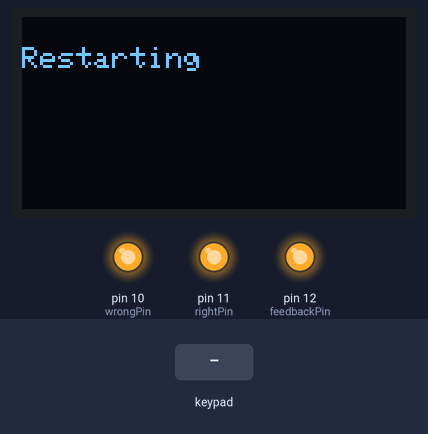
Bench run of a sketch on a simulated Arduino Uno, built with avr-gcc and run on an emulated ATmega328P. Parts: 128×64 one-colour display, output pins drawn as LEDs (lit = HIGH). Inputs (shaded band) come from the test bench.

Above: at 0.2 s.
4.4 s: key 'D' pressed
At 5.2 s:
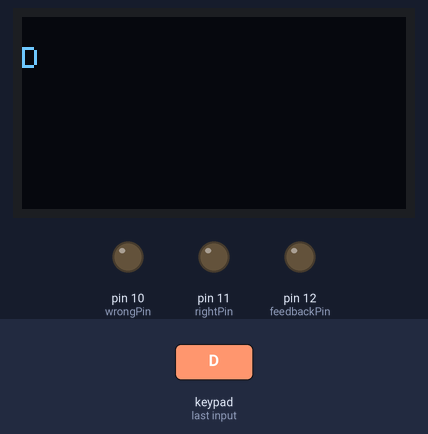
6.0 s: keypad keys 0 6 5 1 # pressed 0.4 s apart
At 9.3 s:
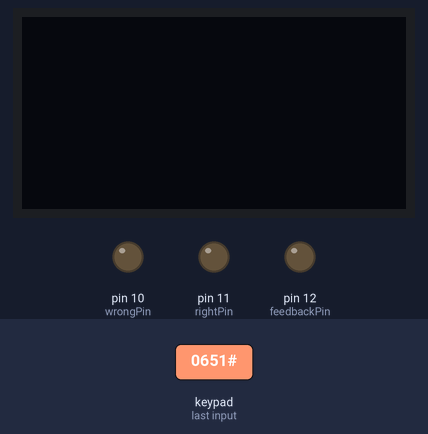
9.6 s: key 'C' pressed
At 10.8 s:
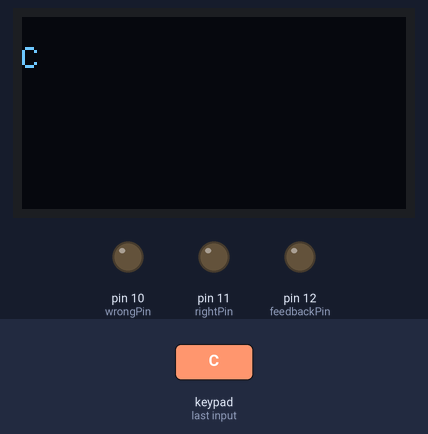
11.2 s: keypad keys 0 6 5 1 D pressed 0.4 s apart
At 13.6 s:
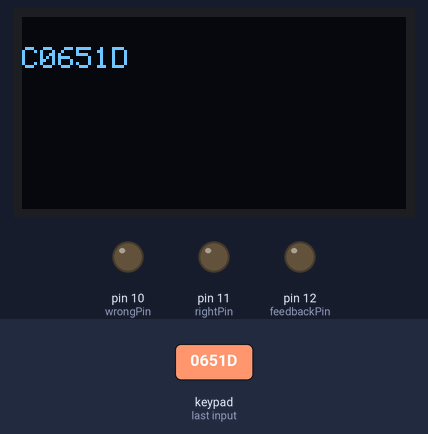
14.7 s: key 'B' pressed
At 15.5 s:
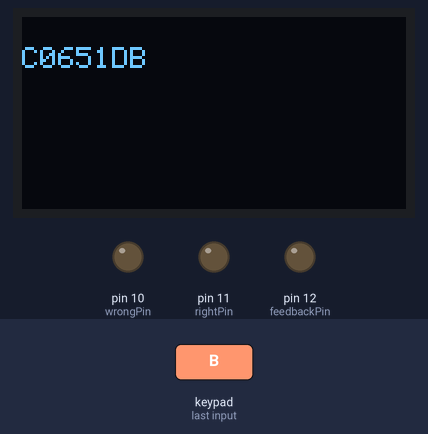
16.3 s: key 'A' pressed
At 17.9 s:
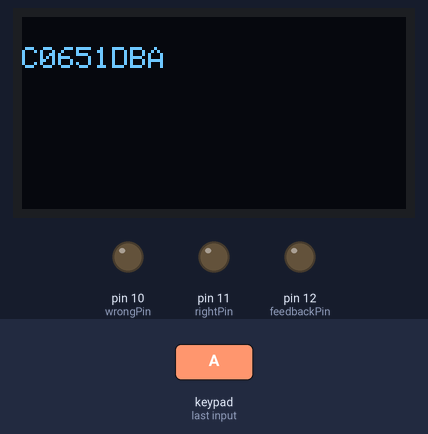
Timing chart, 0 to 18.9 s (numbered marks = the images above; inputs shaded):
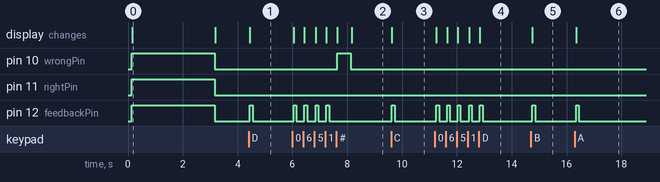

Measured:
- after the input at 4.4 s, pin 12 (feedbackPin): LOW → HIGH after 0.05 s, → LOW 0.10 s later; the display: changes after 0.05 s (image 1)
- after the input at 6.0 s, pin 10 (wrongPin): LOW → HIGH after 1.6 s, → LOW 0.50 s later; pin 12 (feedbackPin): alternates HIGH for 0.10 s and LOW for 0.29 s, 8 changes in all, then stays LOW, starting at once; the display: first changes at once (image 2 shows a later state)
- after the input at 9.6 s, pin 12 (feedbackPin): LOW → HIGH at once, → LOW 0.10 s later; the display: changes at once (image 3)
- after the input at 11.2 s, pin 12 (feedbackPin): alternates HIGH for 0.10 s and LOW for 0.29 s, 10 changes in all, then stays LOW, starting after 0.05 s; the display: first changes after 0.05 s (image 4 shows a later state)
- after the input at 14.7 s, pin 12 (feedbackPin): LOW → HIGH after 0.05 s, → LOW 0.10 s later; the display: changes after 0.05 s (image 5)
- after the input at 16.3 s, pin 12 (feedbackPin): LOW → HIGH after 0.05 s, → LOW 0.10 s later; the display: changes after 0.05 s (image 6)
- what the display in image 0 shows lasts 3.0 s, from 0.2 s to 3.2 s

The sketch:

keypad.ino
```cpp
#include <Keypad.h>
#include <Key.h>

#include <Adafruit_GFX.h>  // Include core graphics library for the display
#include <Adafruit_SSD1306.h>  // Include Adafruit_SSD1306 library to drive the display


Adafruit_SSD1306 display(128, 64);  // Create display

const byte ROWS = 4; //four rows

const byte COLS = 4; //three columns

char keys[ROWS][COLS] = {

  {'D','C','B','A'},

  {'#','9','6','3'},

  {'0','8','5','2'},

  {'*','7','4','1'}

};

byte rowPins[ROWS] = {5, 4, 3, 2}; //connect to the row pinouts of the keypad

byte colPins[COLS] = {9, 8, 7, 6}; //connect to the column pinouts of the keypad

Keypad keypad = Keypad( makeKeymap(keys), rowPins, colPins, ROWS, COLS );

const int wrongPin = 10;
const int rightPin = 11;
const int feedbackPin = 12;

void setup(){

  pinMode(wrongPin,OUTPUT);
  pinMode(rightPin,OUTPUT);
  pinMode(feedbackPin,OUTPUT);

  delay(100);  // This delay is needed to let the display to initialize

  display.begin(SSD1306_SWITCHCAPVCC, 0x3C);  // Initialize display with the I2C address of 0x3C

  display.clearDisplay();  // Clear the buffer

  display.setTextColor(WHITE);  // Set color of the text

  display.setRotation(2);  // Set orientation. Goes from 0, 1, 2 or 3

  display.setTextWrap(false);  // By default, long lines of text are set to automatically “wrap” back to the leftmost column.
                               // To override this behavior (so text will run off the right side of the display - useful for
                               // scrolling marquee effects), use setTextWrap(false). The normal wrapping behavior is restored
                               // with setTextWrap(true).

  display.dim(0);  //Set brightness (0 is maximun and 1 is a little dim)


  //display.setFont(&FreeMono9pt7b);  // Set a custom font
  //display.setTextSize(0);
  display.setCursor(0, 10);  // (x,y)
  display.println("Restarting");  // Text or value to print
  digitalWrite(wrongPin,HIGH);
  digitalWrite(rightPin,HIGH);
  digitalWrite(feedbackPin,HIGH);
  display.display();
  delay(3000);
  display.clearDisplay();
  digitalWrite(wrongPin,LOW);
  digitalWrite(rightPin,LOW);
  digitalWrite(feedbackPin,LOW);
}

String pass = "";
boolean locked = true;
boolean armed = false;

void loop(){

  display.display();
  char key = keypad.getKey();
  if(locked){
    if (key != NO_KEY){
      if(key == '#'){
        Serial.println(pass);
        display.clearDisplay();
        display.setCursor(0, 10);  // (x,y)
        if(pass.equals("0651")){
          locked = false;
          armed = false;
          display.println("Correct");  // Text or value to print
          display.display();
          digitalWrite(rightPin, HIGH);
          digitalWrite(wrongPin, LOW);
          delay(500);
          digitalWrite(rightPin, LOW);
        }else{
          display.println("Incorrect");  // Text or value to print
          display.display();
          digitalWrite(wrongPin, HIGH);
          digitalWrite(rightPin, LOW);
          delay(500);
          digitalWrite(wrongPin, LOW);
        }
        display.clearDisplay();
        pass = "";
      }else{
        display.clearDisplay();
        if(key == '*'){
          pass = "";
        }else{
          pass += key;
          display.setCursor(0, 10);  // (x,y)
          display.println(pass);  // Text or value to print
          display.display();
        }
        digitalWrite(feedbackPin,HIGH);
        delay(100);
        digitalWrite(feedbackPin,LOW);
      }
    }
  }else{
    if(key != NO_KEY){
      if(key == '*'){
        locked = true;
        display.clearDisplay();
      }else{
        if(key == '#'){
          display.clearDisplay();
          display.setCursor(0, 10);
          display.println(armed ? "Armed" : "Disarmed");
        }else{
          if(key == 'A'){
            armed = true;
            for(int i = 0; i < 10; i++){
              display.clearDisplay();
              display.setCursor(0,10);
              display.println("Armed!\nTime Left:\n ["+String(10-i)+"]");
              display.display();
              digitalWrite(wrongPin,HIGH);
              delay(500);
              digitalWrite(wrongPin,LOW);
              delay(500);
            }
            display.clearDisplay();
            display.setCursor(0,10);
            display.println("System Armed!");
            display.display();
            locked = true;
          }else{

          }
        }
      }
      digitalWrite(feedbackPin,HIGH);
      delay(100);
      digitalWrite(feedbackPin,LOW);
    }
  }

}
```
